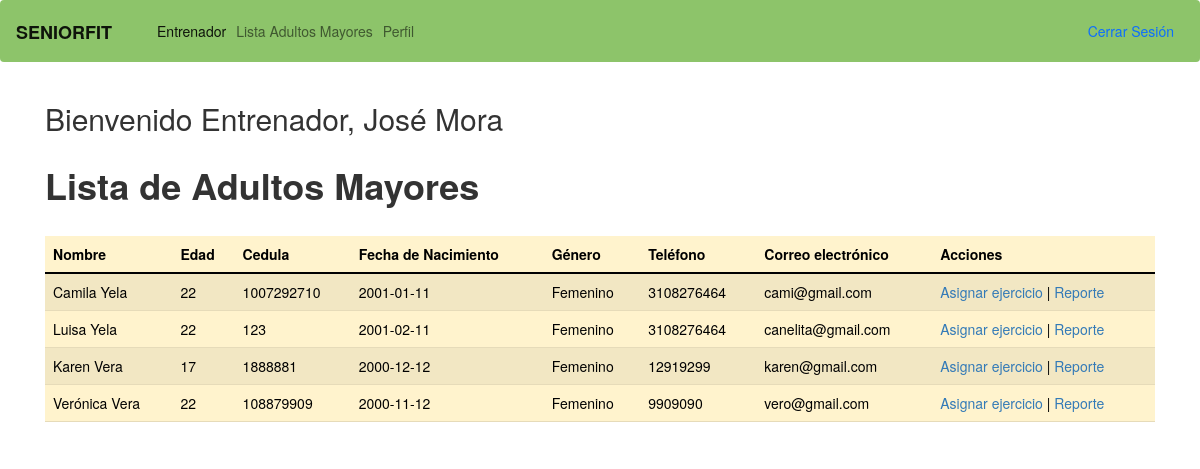
Before: /trainer_home.php with the older database file.
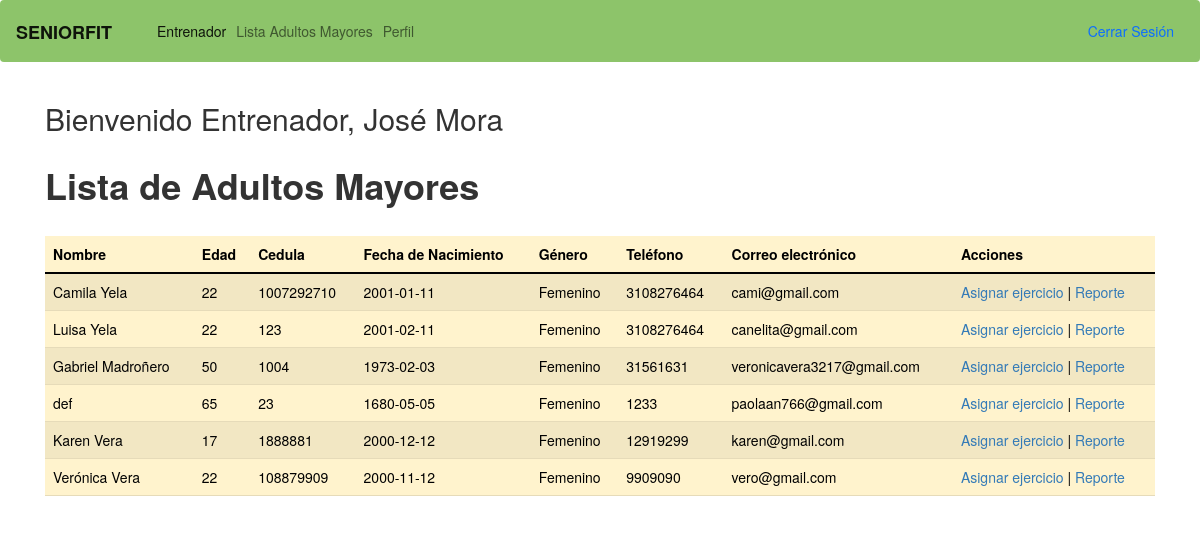
After: the same page with the newer database file.
### tables this page shows
CREATE TABLE `usuarios` (
  `id` int(6) UNSIGNED NOT NULL,
  `nombre` varchar(50) NOT NULL,
  `edad` int(3) NOT NULL,
  `fecha_nacimiento` date NOT NULL,
  `genero` varchar(10) NOT NULL,
  `tipo_usuario` varchar(20) NOT NULL,
  `email` varchar(50) NOT NULL,
  `password` varchar(10) NOT NULL,
  `nombre_usuario` varchar(10) NOT NULL,
  `fecha_registro` timestamp NOT NULL DEFAULT current_timestamp() ON UPDATE current_timestamp(),
  `cedula` varchar(15) DEFAULT NULL,
  `telefono` varchar(10) DEFAULT NULL,
  `enfermedades` text DEFAULT NULL,
  `limitaciones` text DEFAULT NULL
);

### trainer_home.php (the view, shortened to what this page needs)
<!DOCTYPE html>
<html lang="en">
<head>
    <link href="https://cdn.jsdelivr.net/npm/bootstrap@5.0.2/dist/css/bootstrap.min.css" rel="stylesheet">
    <link rel="stylesheet" href="https://maxcdn.bootstrapcdn.com/bootstrap/3.4.1/css/bootstrap.min.css">
    </head>
  <body>
    <div>
    <?php include 'base_trainer.php'; ?>
    </div>
    <?php include 'conecta.php';
        $bd = conectar();
        $query = "SELECT * FROM usuarios WHERE tipo_usuario = 'Entrenador'";
        $result = mysqli_query($bd, $query);
        $entrenador = mysqli_fetch_array($result);
        $query2 = "SELECT * FROM usuarios WHERE tipo_usuario = 'Adulto Mayor'";
        $result2 = mysqli_query($bd, $query2);
        ?>
    <div class="container">
    <h2>
        <?php
        echo "Bienvenido Entrenador, ".$entrenador['nombre']; ?>
    </h2>
      <div class="row">
        <div class="col-bg-12 col-sm-12 mx-auto d-block">
        <h1 class="text"> <strong>Lista de Adultos Mayores</strong></h1><br>
        <table class="table table-warning table-striped ">
            <thead>
                <tr>
                    <th>Nombre</th>
                    <th>Edad</th>
                    <th>Cedula</th>
                    <th>Fecha de Nacimiento</th>
                    <th>Género</th>
                    <th>Teléfono</th>
                    <th>Correo electrónico</th>
                    <th>Acciones</th>
                </tr>
            </thead>
            <tbody>
                <?php
                while ($row = mysqli_fetch_array($result2)) {
                    echo "<tr>";
                    echo "<td>" . $row['nombre'] . "</td>";
                    echo "<td>" . $row['edad'] . "</td>";
                    echo "<td>" . $row['cedula'] . "</td>";
                    echo "<td>" . $row['fecha_nacimiento'] . "</td>";
                    echo "<td>" . $row['genero'] . "</td>";
                    echo "<td>" . $row['telefono'] . "</td>";
                    echo "<td>" . $row['email'] . "</td>";
                    echo "<td><a href='asing_exercise.php?cedula=".$row['cedula']."'>Asignar ejercicio</a> | <a href='reporte_trainer.php?cedula". $row['cedula'] . "' target='_blank'>Reporte</a></td>";
                    echo "</tr>";
                }
                ?>
            </tbody>
        </table>
        </div>
      </div>
    </div>
</body

Changed rows visible on the page:
added usuarios: nombre "Gabriel Madroñero", edad "50", cedula "1004", fecha_nacimiento "1973-02-03", genero "Femenino", telefono "31561631", email "veronicavera3217@gmail.com"
added usuarios: nombre "def", edad "65", cedula "23", fecha_nacimiento "1680-05-05", genero "Femenino", telefono "1233", email "paolaan766@gmail.com"
